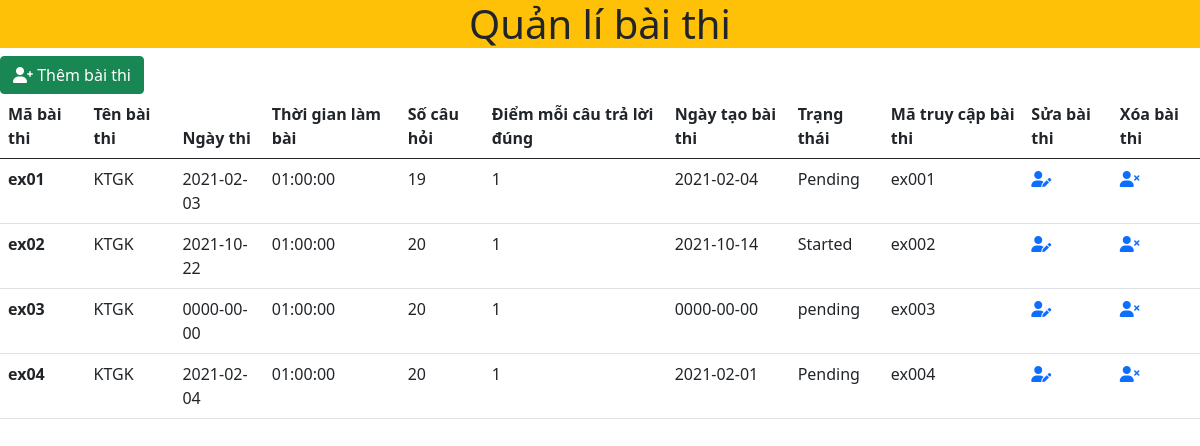
Page /full_index.php on the committed database.
### tables this page shows
CREATE TABLE `exams` (
  `id` varchar(100) NOT NULL,
  `exam_title` varchar(50) NOT NULL,
  `exam_datetime` date NOT NULL,
  `duration` time NOT NULL,
  `total_question` int(11) NOT NULL,
  `marks_per_right_answer` double NOT NULL,
  `created_on` date NOT NULL,
  `status` varchar(100) NOT NULL,
  `exam_code` varchar(100) NOT NULL
);

### src/full_index.php (the view, shortened to what this page needs)
<?php include './header.php' ?>
<main>
        <a href="add.php" class="btn btn-success"><i class="fas fa-user-plus"></i> Thêm bài thi</a>
        <table class="table">
            <thead>
                <tr>
                    <th scope="col">Mã bài thi</th>
                    <th scope="col">Tên bài thi</th>
                    <th scope="col">Ngày thi</th>
                    <th scope="col">Thời gian làm bài</th>
                    <th scope="col">Số câu hỏi</th>
                    <th scope="col">Điểm mỗi câu trả lời đúng</th>
                    <th scope="col">Ngày tạo bài thi</th>
                    <th scope="col">Trạng thái</th>
                    <th scope="col">Mã truy cập bài thi</th>
                    <th scope="col">Sửa bài thi</th>
                    <th scope="col">Xóa bài thi</th>
                </tr>
            </thead>
            <tbody>
                <?php
                    include './config.php';
                    $sql = "SELECT `id`, `exam_title`, `exam_datetime`, `duration`, `total_question`, `marks_per_right_answer`, `created_on`, `status`, `exam_code` FROM `exams`";
                    $result = mysqli_query($conn,$sql);
                    if(mysqli_num_rows($result)>0){
                        while($row=mysqli_fetch_assoc($result)){
                            echo '<tr>';
                            echo '<th scope="row">'.$row['id'].'</th>';
                            echo '<td>'.$row['exam_title'].'</td>';
                            echo '<td>'.$row['exam_datetime'].'</td>';
                            echo '<td>'.$row['duration'].'</td>';
                            echo '<td>'.$row['total_question'].'</td>';
                            echo '<td>'.$row['marks_per_right_answer'].'</td>';
                            echo '<td>'.$row['created_on'].'</td>';
                            echo '<td>'.$row['status'].'</td>';
                            echo '<td>'.$row['exam_code'].'</td>';
                            echo '<td><a href="update.php?id='.$row['id'].'"><i class="fas fa-user-edit"></i></a></td>';
                            echo '<td><a href="delete.php?id='.$row['id'].'"><i class="fas fa-user-times"></i></a></td>';
                            echo '</tr>';
                        }
                    }
                ?>
            </tbody>
            </table>
    </main>
<?php include './footer.php' ?>

### src/header.php (shortened to what this page needs)
<!DOCTYPE html>
<html lang="en">
<head>
    <link href="https://cdn.jsdelivr.net/npm/bootstrap@5.0.2/dist/css/bootstrap.min.css" rel="stylesheet">
    <link rel="stylesheet" href="https://cdnjs.cloudflare.com/ajax/libs/font-awesome/6.0.0-beta2/css/all.min.css" />
</head>
<body>
<h1 class="bg-warning text-center">Quản lí bài thi</h1>

### src/footer.php (shortened to what this page needs)
</body>
</html>

### rows in the picture
exams: id "ex01", exam_title "KTGK", exam_datetime "2021-02-03", duration "01:00:00", total_question "19", marks_per_right_answer "1", created_on "2021-02-04", status "Pending", exam_code "ex001"
exams: id "ex02", exam_title "KTGK", exam_datetime "2021-10-22", duration "01:00:00", total_question "20", marks_per_right_answer "1", created_on "2021-10-14", status "Started", exam_code "ex002"
exams: id "ex03", exam_title "KTGK", exam_datetime "0000-00-00", duration "01:00:00", total_question "20", marks_per_right_answer "1", created_on "0000-00-00", status "pending", exam_code "ex003"
exams: id "ex04", exam_title "KTGK", exam_datetime "2021-02-04", duration "01:00:00", total_question "20", marks_per_right_answer "1", created_on "2021-02-01", status "Pending", exam_code "ex004"
